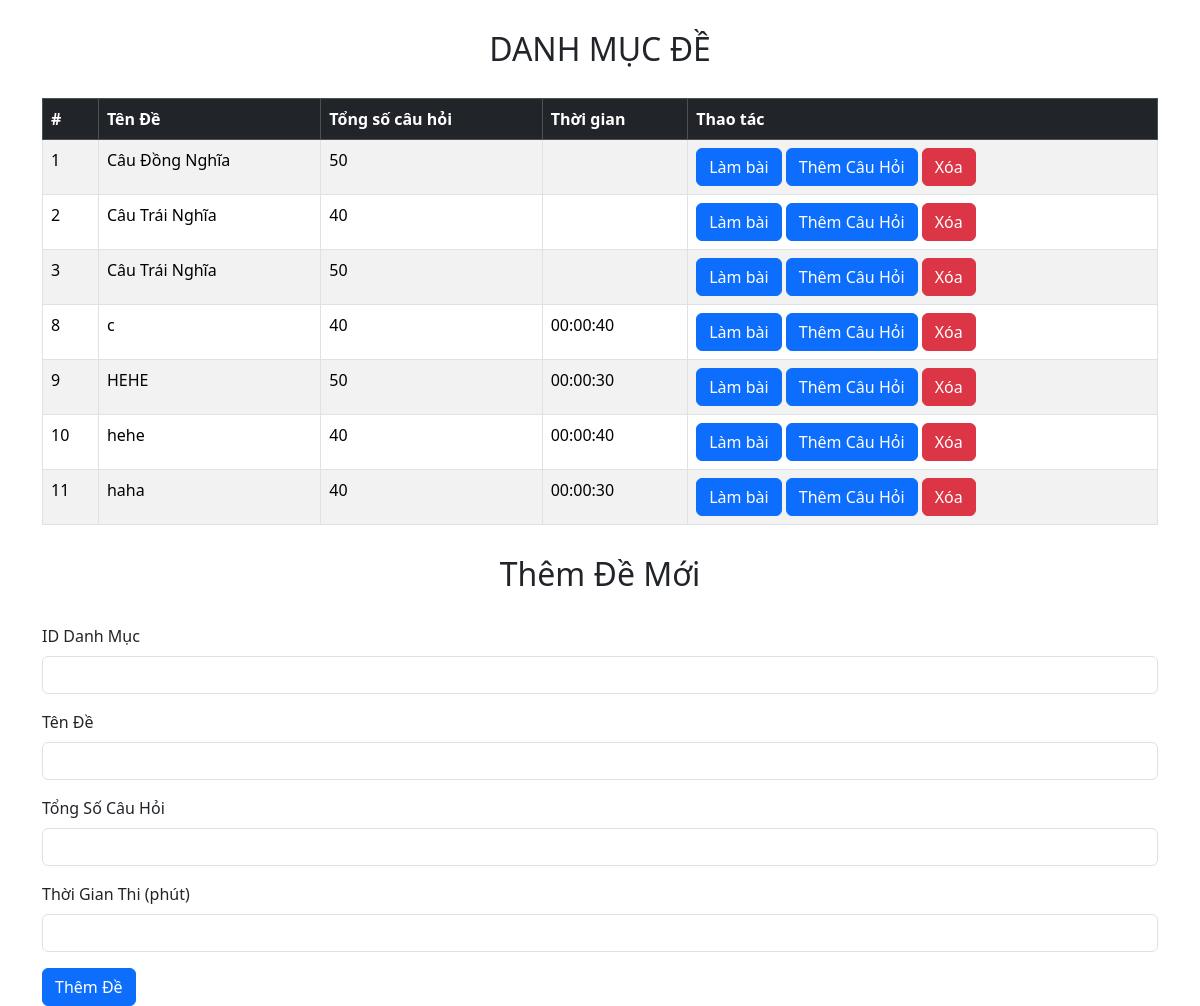
The page /PHP_DoAnn/trangdeadmin.php on the database its author committed.
### tables this page shows
CREATE TABLE `exam` (
  `IdExam` int(11) NOT NULL,
  `ExamName` varchar(255) NOT NULL,
  `TestDate` date DEFAULT NULL,
  `TestTime` time DEFAULT NULL,
  `StartTime` date DEFAULT NULL,
  `TotalQuestions` int(11) DEFAULT NULL,
  `Status` varchar(50) DEFAULT NULL,
  `Iddanhmuc` int(11) DEFAULT NULL
);

### PHP_DoAnn/trangdeadmin.php (the view, shortened to what this page needs)
<?php
include 'connect.php';
$iddanhmuc = isset($_GET['id']) ? $_GET['id'] : null;
if ($iddanhmuc !== null) {
    $sql = "SELECT IdExam, ExamName, TotalQuestions, TestTime FROM exam WHERE Iddanhmuc = :Iddanhmuc";
    $stm = $conn->prepare($sql);
    $stm->bindParam(':Iddanhmuc', $iddanhmuc, PDO::PARAM_INT);
    $stm->execute();
    $data = $stm->fetchAll(PDO::FETCH_OBJ);
} else {
    $sql = "SELECT IdExam, ExamName, TotalQuestions, TestTime FROM exam";
    $stm = $conn->prepare($sql);
    $stm->execute();
    $data = $stm->fetchAll(PDO::FETCH_OBJ);
}
?>
<!DOCTYPE html>
<html lang="en">
<head>
    <link href="https://cdn.jsdelivr.net/npm/bootstrap@5.3.3/dist/css/bootstrap.min.css" rel="stylesheet">
</head>
<body>
    <div class="container">
        <h2 style="text-align: center; margin-top: 30px; margin-bottom: 30px;">DANH MỤC ĐỀ</h2>
        <?php if (count($data) > 0): ?>
        <table class="table table-striped table-bordered">
            <thead class="table-dark">
                <tr>
                    <th>#</th>
                    <th>Tên Đề</th>
                    <th>Tổng số câu hỏi</th>
                    <th>Thời gian</th>
                    <th>Thao tác</th>
                </tr>
            </thead>
            <tbody>
                <?php foreach($data as $item): ?>
                <tr>
                    <td><?php echo $item->IdExam ?></td>
                    <td><?php echo $item->ExamName ?></td>
                    <td><?php echo $item->TotalQuestions ?></td>
                    <td><?php echo $item->TestTime ?></td>
                    <td>
                    <a href="loadquestion.php?IdExam=<?php echo $item->IdExam; ?>" class="btn btn-primary">Làm bài</a>
                        <a href="themquestionadmin.php?IdExam=<?php echo $item->IdExam; ?>" class="btn btn-primary">Thêm Câu Hỏi</a>
                        <form method="post" action="" style="display:inline-block;">
                            <button type="submit" class="btn btn-danger" onclick="return confirm('Bạn có chắc chắn muốn xóa đề này không?');">Xóa</button>
                        </form>
                    </td>
                </tr>
                <?php endforeach; ?>
            </tbody>
        </table>
        <?php else: ?>
            <p style="text-align: center; margin-top: 30px;">Không có đề nào</p>
        <?php endif; ?>
        <h2 style="text-align: center; margin-top: 30px; margin-bottom: 30px;">Thêm Đề Mới</h2>
        <form method="post" action="">
            <div class="mb-3">
                <label for="Iddanhmuc" class="form-label">ID Danh Mục</label>
                <input type="number" class="form-control" id="Iddanhmuc" name="Iddanhmuc" required>
            </div>
            <div class="mb-3">
                <label for="ExamName" class="form-label">Tên Đề</label>
                <input type="text" class="form-control" id="ExamName" name="ExamName" required>
            </div>
            <div class="mb-3">
                <label for="TotalQuestions" class="form-label">Tổng Số Câu Hỏi</label>
                <input type="number" class="form-control" id="TotalQuestions" name="TotalQuestions" required>
            </div>
            <div class="mb-3">
                <label for="TestTime" class="form-label">Thời Gian Thi (phút)</label>
                <input type="number" class="form-control" id="TestTime" name="TestTime" required>
            </div>
            <button type="submit" class="btn btn-primary">Thêm Đề</button>
        </form>
    </div>
</body>
</html>

### rows shown on the page
exam: IdExam "1", ExamName "Câu Đồng Nghĩa", TotalQuestions "50"
exam: IdExam "2", ExamName "Câu Trái Nghĩa", TotalQuestions "40"
exam: IdExam "3", ExamName "Câu Trái Nghĩa", TotalQuestions "50"
exam: IdExam "8", ExamName "c", TotalQuestions "40", TestTime "00:00:40"
exam: IdExam "9", ExamName "HEHE", TotalQuestions "50", TestTime "00:00:30"
exam: IdExam "10", ExamName "hehe", TotalQuestions "40", TestTime "00:00:40"
exam: IdExam "11", ExamName "haha", TotalQuestions "40", TestTime "00:00:30"
